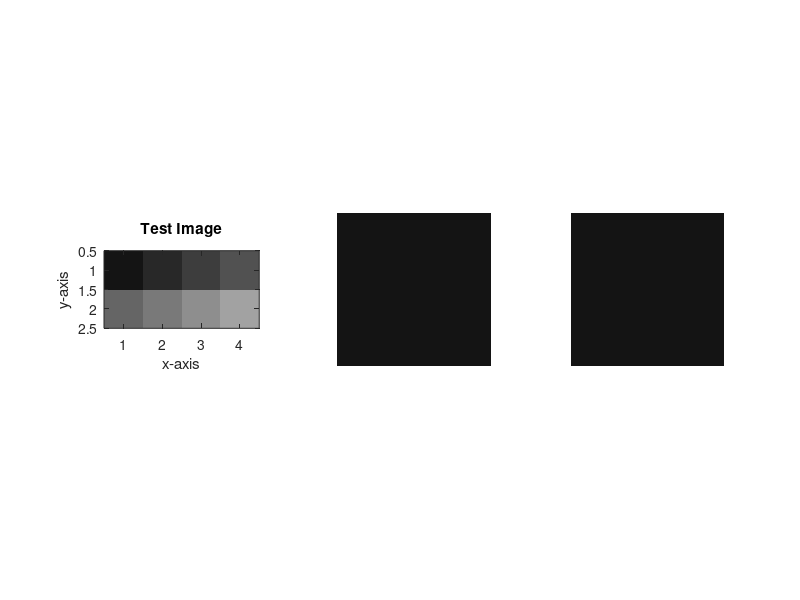

Write the MATLAB code that produced this figure.

Sample_Image = uint8([20 40 60 80; 100 120 140 160]);
subplot(1,3,1); imshow(Sample_Image,'InitialMagnification',1500);
title("Test Image");
set(gcf, 'Position',  [100, 100, 500, 400]);
axis on
xlabel('x-axis'); ylabel('y-axis');

%Using the (row,column) convention%
Row = 1;
Column = 1;


subplot(1,3,2); imshow(Sample_Image(Row,Column));

%Using the (y,x) convention%
x = 1;
y = 1;

subplot(1,3,3); imshow(Sample_Image(y,x));
